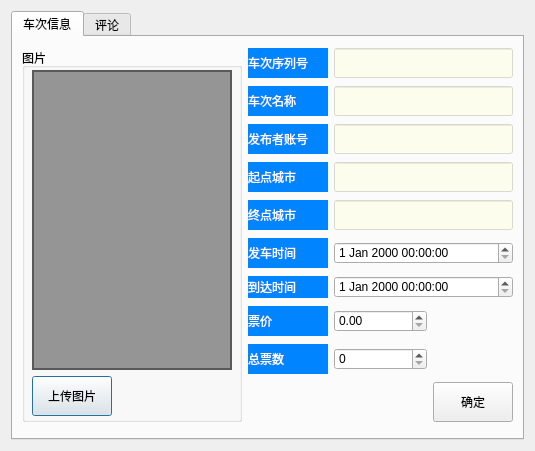
<?xml version="1.0" encoding="UTF-8"?>
<ui version="4.0">
 <class>GoodsDialog</class>
 <widget class="QDialog" name="GoodsDialog">
  <property name="geometry">
   <rect>
    <x>0</x>
    <y>0</y>
    <width>535</width>
    <height>451</height>
   </rect>
  </property>
  <property name="windowTitle">
   <string>车次信息</string>
  </property>
  <property name="styleSheet">
   <string notr="true">#GoodsDialog
{
  border-image:url(&quot;://bg.jpg&quot;);
}

#labelImg
{
  background-color: rgba(0, 0, 0, 40%);
}

QLineEdit
{  
   background-color: rgba(255, 255, 224, 50%);
}

QComboBox
{  
   background-color: rgba(255, 255, 224, 50%);
}</string>
  </property>
  <layout class="QGridLayout" name="gridLayout">
   <item row="1" column="0">
    <widget class="QTabWidget" name="tabWidget">
     <property name="currentIndex">
      <number>0</number>
     </property>
     <widget class="QWidget" name="tabGoods">
      <property name="styleSheet">
       <string notr="true">QWidget#tabGoods{
border-image: url(:/resources/1.jpg) 0 0 0 0 stretch stretch;
}</string>
      </property>
      <attribute name="title">
       <string>车次信息</string>
      </attribute>
      <layout class="QGridLayout" name="gridLayout_2">
       <item row="0" column="1">
        <widget class="QLabel" name="label">
         <property name="minimumSize">
          <size>
           <width>0</width>
           <height>30</height>
          </size>
         </property>
         <property name="maximumSize">
          <size>
           <width>80</width>
           <height>16777215</height>
          </size>
         </property>
         <property name="styleSheet">
          <string notr="true">qproperty-alignment: AlignCenter;  color: rgb(255, 255, 255);
background-color: rgb(1, 132, 255);</string>
         </property>
         <property name="text">
          <string>车次序列号</string>
         </property>
        </widget>
       </item>
       <item row="3" column="2" colspan="2">
        <widget class="QLineEdit" name="lineEditStartCity">
         <property name="minimumSize">
          <size>
           <width>160</width>
           <height>30</height>
          </size>
         </property>
        </widget>
       </item>
       <item row="1" column="2" colspan="2">
        <widget class="QLineEdit" name="lineEditName">
         <property name="minimumSize">
          <size>
           <width>160</width>
           <height>30</height>
          </size>
         </property>
        </widget>
       </item>
       <item row="3" column="1">
        <widget class="QLabel" name="label_8">
         <property name="minimumSize">
          <size>
           <width>0</width>
           <height>30</height>
          </size>
         </property>
         <property name="styleSheet">
          <string notr="true">qproperty-alignment: AlignCenter;  color: rgb(255, 255, 255);
background-color: rgb(1, 132, 255);</string>
         </property>
         <property name="text">
          <string>起点城市</string>
         </property>
        </widget>
       </item>
       <item row="4" column="2" colspan="2">
        <widget class="QLineEdit" name="lineEditEndCity">
         <property name="minimumSize">
          <size>
           <width>160</width>
           <height>30</height>
          </size>
         </property>
         <property name="text">
          <string/>
         </property>
        </widget>
       </item>
       <item row="0" column="0" rowspan="10">
        <widget class="QGroupBox" name="groupBox">
         <property name="minimumSize">
          <size>
           <width>220</width>
           <height>0</height>
          </size>
         </property>
         <property name="title">
          <string>图片</string>
         </property>
         <widget class="QLabel" name="labelImg">
          <property name="geometry">
           <rect>
            <x>10</x>
            <y>22</y>
            <width>200</width>
            <height>300</height>
           </rect>
          </property>
          <property name="minimumSize">
           <size>
            <width>200</width>
            <height>300</height>
           </size>
          </property>
          <property name="maximumSize">
           <size>
            <width>400</width>
            <height>600</height>
           </size>
          </property>
          <property name="font">
           <font>
            <bold>false</bold>
            <kerning>true</kerning>
           </font>
          </property>
          <property name="frameShape">
           <enum>QFrame::Shape::Box</enum>
          </property>
          <property name="frameShadow">
           <enum>QFrame::Shadow::Raised</enum>
          </property>
          <property name="text">
           <string/>
          </property>
         </widget>
         <widget class="QPushButton" name="pushButtonImage">
          <property name="geometry">
           <rect>
            <x>10</x>
            <y>328</y>
            <width>80</width>
            <height>40</height>
           </rect>
          </property>
          <property name="minimumSize">
           <size>
            <width>80</width>
            <height>40</height>
           </size>
          </property>
          <property name="maximumSize">
           <size>
            <width>80</width>
            <height>40</height>
           </size>
          </property>
          <property name="styleSheet">
           <string notr="true">QPushButton {
border-image: url(:/resources/a1.jpg) 0 0 0 0 stretch stretch;
	font: 20pt &quot;Kunstler Script&quot;;


}


QPushButton:hover {
border-image: url(:/resources/a1.jpg) 0 0 0 0 stretch stretch;

font: 8pt &quot;Kunstler Script&quot;;
}


QPushButton:pressed {
border-image: url(:/resources/a1.jpg) 0 0 0 0 stretch stretch;
	font: 20pt &quot;Kunstler Script&quot;;


}</string>
          </property>
          <property name="text">
           <string>上传图片</string>
          </property>
         </widget>
        </widget>
       </item>
       <item row="7" column="1">
        <widget class="QLabel" name="label_7">
         <property name="minimumSize">
          <size>
           <width>0</width>
           <height>30</height>
          </size>
         </property>
         <property name="styleSheet">
          <string notr="true">qproperty-alignment: AlignCenter;  color: rgb(255, 255, 255);
background-color: rgb(1, 132, 255);</string>
         </property>
         <property name="text">
          <string>票价</string>
         </property>
        </widget>
       </item>
       <item row="1" column="1">
        <widget class="QLabel" name="label_3">
         <property name="minimumSize">
          <size>
           <width>0</width>
           <height>30</height>
          </size>
         </property>
         <property name="styleSheet">
          <string notr="true">qproperty-alignment: AlignCenter;  color: rgb(255, 255, 255);
background-color: rgb(1, 132, 255);</string>
         </property>
         <property name="text">
          <string>车次名称</string>
         </property>
        </widget>
       </item>
       <item row="5" column="2" colspan="2">
        <widget class="QDateTimeEdit" name="dateTimeEditStart"/>
       </item>
       <item row="2" column="2" colspan="2">
        <widget class="QLineEdit" name="lineEditOwnerID">
         <property name="minimumSize">
          <size>
           <width>160</width>
           <height>30</height>
          </size>
         </property>
        </widget>
       </item>
       <item row="9" column="3">
        <widget class="QPushButton" name="pushButtonCommit">
         <property name="minimumSize">
          <size>
           <width>80</width>
           <height>40</height>
          </size>
         </property>
         <property name="maximumSize">
          <size>
           <width>80</width>
           <height>40</height>
          </size>
         </property>
         <property name="styleSheet">
          <string notr="true">QPushButton {
border-image: url(:/resources/a1.jpg) 0 0 0 0 stretch stretch;
	font: 20pt &quot;Kunstler Script&quot;;


}


QPushButton:hover {
border-image: url(:/resources/a1.jpg) 0 0 0 0 stretch stretch;

font: 8pt &quot;Kunstler Script&quot;;
}


QPushButton:pressed {
border-image: url(:/resources/a1.jpg) 0 0 0 0 stretch stretch;
	font: 20pt &quot;Kunstler Script&quot;;


}</string>
         </property>
         <property name="text">
          <string>确定</string>
         </property>
        </widget>
       </item>
       <item row="7" column="2">
        <widget class="QDoubleSpinBox" name="doubleSpinBoxPrice"/>
       </item>
       <item row="8" column="1">
        <widget class="QLabel" name="label_5">
         <property name="minimumSize">
          <size>
           <width>0</width>
           <height>30</height>
          </size>
         </property>
         <property name="styleSheet">
          <string notr="true">qproperty-alignment: AlignCenter;  color: rgb(255, 255, 255);
background-color: rgb(1, 132, 255);</string>
         </property>
         <property name="text">
          <string>总票数</string>
         </property>
        </widget>
       </item>
       <item row="5" column="1">
        <widget class="QLabel" name="label_6">
         <property name="minimumSize">
          <size>
           <width>0</width>
           <height>30</height>
          </size>
         </property>
         <property name="styleSheet">
          <string notr="true">qproperty-alignment: AlignCenter;  color: rgb(255, 255, 255);
background-color: rgb(1, 132, 255);</string>
         </property>
         <property name="text">
          <string>发车时间</string>
         </property>
        </widget>
       </item>
       <item row="9" column="1" colspan="2">
        <spacer name="horizontalSpacer_2">
         <property name="orientation">
          <enum>Qt::Orientation::Horizontal</enum>
         </property>
         <property name="sizeHint" stdset="0">
          <size>
           <width>147</width>
           <height>37</height>
          </size>
         </property>
        </spacer>
       </item>
       <item row="8" column="2">
        <widget class="QSpinBox" name="spinBoxCount"/>
       </item>
       <item row="2" column="1">
        <widget class="QLabel" name="label_4">
         <property name="minimumSize">
          <size>
           <width>0</width>
           <height>30</height>
          </size>
         </property>
         <property name="styleSheet">
          <string notr="true">qproperty-alignment: AlignCenter;  color: rgb(255, 255, 255);
background-color: rgb(1, 132, 255);</string>
         </property>
         <property name="text">
          <string>发布者账号</string>
         </property>
        </widget>
       </item>
       <item row="4" column="1">
        <widget class="QLabel" name="label_9">
         <property name="minimumSize">
          <size>
           <width>0</width>
           <height>30</height>
          </size>
         </property>
         <property name="styleSheet">
          <string notr="true">qproperty-alignment: AlignCenter;  color: rgb(255, 255, 255);
background-color: rgb(1, 132, 255);</string>
         </property>
         <property name="text">
          <string>终点城市</string>
         </property>
        </widget>
       </item>
       <item row="0" column="2" colspan="2">
        <widget class="QLineEdit" name="lineEditID">
         <property name="minimumSize">
          <size>
           <width>160</width>
           <height>30</height>
          </size>
         </property>
        </widget>
       </item>
       <item row="6" column="2" colspan="2">
        <widget class="QDateTimeEdit" name="dateTimeEditEnd"/>
       </item>
       <item row="6" column="1">
        <widget class="QLabel" name="label_2">
         <property name="styleSheet">
          <string notr="true">qproperty-alignment: AlignCenter;  color: rgb(255, 255, 255);
background-color: rgb(1, 132, 255);</string>
         </property>
         <property name="text">
          <string>到达时间</string>
         </property>
        </widget>
       </item>
      </layout>
      <zorder>lineEditID</zorder>
      <zorder>label</zorder>
      <zorder>lineEditStartCity</zorder>
      <zorder>lineEditName</zorder>
      <zorder>label_8</zorder>
      <zorder>lineEditEndCity</zorder>
      <zorder>groupBox</zorder>
      <zorder>label_7</zorder>
      <zorder>label_3</zorder>
      <zorder>dateTimeEditStart</zorder>
      <zorder>lineEditOwnerID</zorder>
      <zorder>pushButtonCommit</zorder>
      <zorder>doubleSpinBoxPrice</zorder>
      <zorder>label_5</zorder>
      <zorder>label_6</zorder>
      <zorder>spinBoxCount</zorder>
      <zorder>label_4</zorder>
      <zorder>label_9</zorder>
      <zorder>dateTimeEditEnd</zorder>
      <zorder>label_2</zorder>
     </widget>
     <widget class="QWidget" name="tabForum">
      <property name="styleSheet">
       <string notr="true">QWidget#tabForum{
border-image: url(:/resources/11.jpg) 0 0 0 0 stretch stretch;
}</string>
      </property>
      <attribute name="title">
       <string>评论</string>
      </attribute>
      <layout class="QGridLayout" name="gridLayout_3">
       <item row="0" column="0" colspan="2">
        <widget class="QTextEdit" name="textEditMessage">
         <property name="styleSheet">
          <string notr="true">QTextEdit {
    background-color: transparent;
    border: 1px solid transparent;  
    outline: none;               
}


QTextEdit::viewport {
    background-color: transparent;
}


QScrollBar:vertical,
QScrollBar:horizontal {
    background-color: transparent;
}


QTextEdit::content {
    background-color: transparent;
}


QTextEdit {
    margin: 0;
    padding: 0;
}</string>
         </property>
        </widget>
       </item>
       <item row="1" column="0">
        <widget class="QLineEdit" name="lineEditMessage"/>
       </item>
       <item row="1" column="1">
        <widget class="QPushButton" name="pushButtonMessage">
         <property name="minimumSize">
          <size>
           <width>80</width>
           <height>40</height>
          </size>
         </property>
         <property name="styleSheet">
          <string notr="true">QPushButton {
border-image: url(:/resources/a1.jpg) 0 0 0 0 stretch stretch;
	font: 20pt &quot;Kunstler Script&quot;;


}


QPushButton:hover {
border-image: url(:/resources/a1.jpg) 0 0 0 0 stretch stretch;

font: 8pt &quot;Kunstler Script&quot;;
}


QPushButton:pressed {
border-image: url(:/resources/a1.jpg) 0 0 0 0 stretch stretch;
	font: 20pt &quot;Kunstler Script&quot;;


}</string>
         </property>
         <property name="text">
          <string>发布</string>
         </property>
        </widget>
       </item>
      </layout>
     </widget>
    </widget>
   </item>
  </layout>
 </widget>
 <tabstops>
  <tabstop>pushButtonImage</tabstop>
  <tabstop>lineEditID</tabstop>
  <tabstop>lineEditName</tabstop>
  <tabstop>lineEditOwnerID</tabstop>
  <tabstop>lineEditStartCity</tabstop>
  <tabstop>lineEditEndCity</tabstop>
  <tabstop>dateTimeEditStart</tabstop>
  <tabstop>dateTimeEditEnd</tabstop>
  <tabstop>doubleSpinBoxPrice</tabstop>
  <tabstop>spinBoxCount</tabstop>
  <tabstop>pushButtonCommit</tabstop>
  <tabstop>textEditMessage</tabstop>
  <tabstop>lineEditMessage</tabstop>
  <tabstop>pushButtonMessage</tabstop>
  <tabstop>tabWidget</tabstop>
 </tabstops>
 <resources/>
 <connections/>
</ui>
